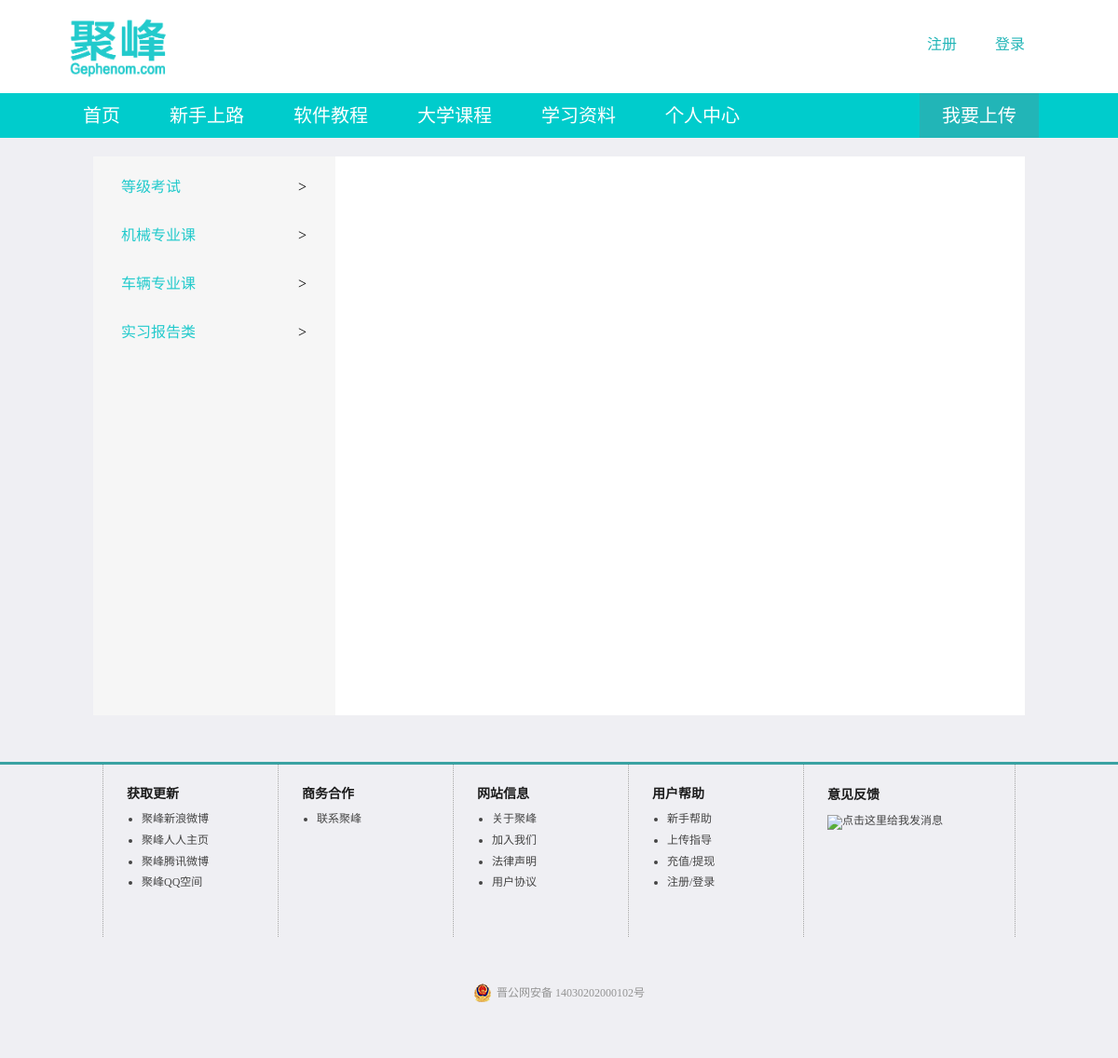
The page /key/key_topics.php on the database its author committed.
### tables this page shows
CREATE TABLE IF NOT EXISTS `solution_category0` (
  `id` int(10) unsigned NOT NULL AUTO_INCREMENT,
  `class0` varchar(15) NOT NULL,
  PRIMARY KEY (`id`)
);

### key/key_topics.php (the view, shortened to what this page needs)
<?php
require_once("../repeat_code/head.php");
?>
<link href="key_topics.css" rel="stylesheet" type="text/css">
</head>
<?php
$query="SELECT a.class0,b.* ".
"FROM solution_category0 AS a ".
"INNER JOIN solution_category1 AS b ON(a.id=b.class0_id) ORDER BY class0_id ASC";
$result=mysqli_query($dbc,$query) or die('出错');
$arr= array();
while($row=mysqli_fetch_array($result)){$arr[] =$row;}
$row0=$arr;
$i=0;
?>
<body>
<?php
require_once("../repeat_code/nav.php")
?>
<div id="frame">
    <div id="page">
        <div id="_21">
        <div class="_2100"></div>
<?php
foreach($row0 as $row){
	if(!($class0==$row['class0'])){$i++;$class0=$row['class0'];?>
<div class="_210" id="_<?php echo $i?>"><div class="jiantou">&gt;</div>
        <p class="word"><?php echo $row['class0']?></p><br /></div>
<?php }}
?>
        </div>
    </div>
</div>
<?php
require_once("../repeat_code/footer.php");
?>
</body>
</html>

### key/key_topics.css (style rules this page uses)
#frame { height:auto; padding-bottom:50px; background-color:#efeff3; padding-top:20px; }
#page { height:auto; background-color:#FFF; margin-left:auto; margin-right:auto; width:1000px; overflow:auto; }
#_21 { float:left; height:600px; width:260px; background-color:#F6F6F6; }
._2100 { width:260px; background-color:#F6F6F6; height:15px; }
._210 { padding-top:10px; padding-bottom:10px; width:260px; background-color:#F6F6F6; }
.word { margin-left:30px; }
.jiantou { margin-right:20px; width:20px; height:20px; float:right; }
.word { color:#22cacc; }

### rows shown on the page
solution_category0: class0 "等级考试"
solution_category0: class0 "机械专业课"
solution_category0: class0 "车辆专业课"
solution_category0: class0 "实习报告类"
